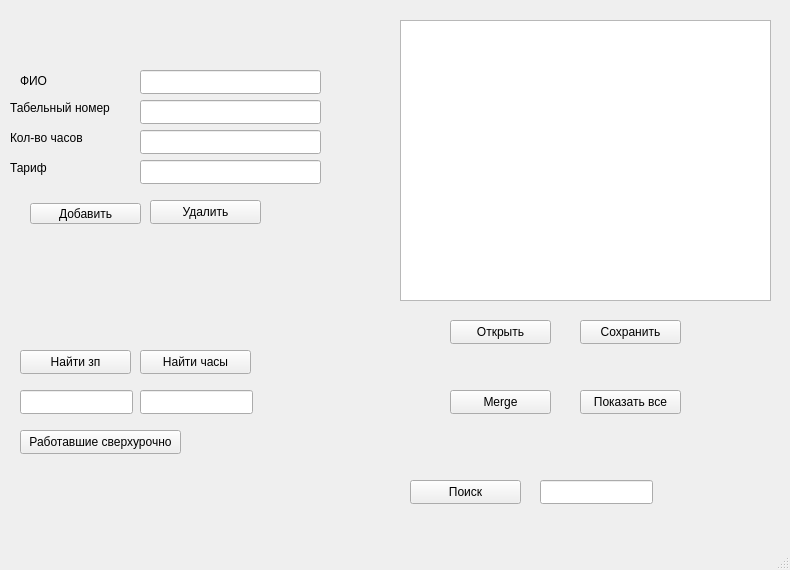
<?xml version="1.0" encoding="UTF-8"?>
<ui version="4.0">
 <class>MainWindow</class>
 <widget class="QMainWindow" name="MainWindow">
  <property name="geometry">
   <rect>
    <x>0</x>
    <y>0</y>
    <width>790</width>
    <height>570</height>
   </rect>
  </property>
  <property name="windowTitle">
   <string>MainWindow</string>
  </property>
  <widget class="QWidget" name="centralwidget">
   <widget class="QPushButton" name="pushButton_3">
    <property name="geometry">
     <rect>
      <x>450</x>
      <y>320</y>
      <width>101</width>
      <height>24</height>
     </rect>
    </property>
    <property name="text">
     <string>Открыть</string>
    </property>
   </widget>
   <widget class="QPushButton" name="pushButton_8">
    <property name="geometry">
     <rect>
      <x>140</x>
      <y>350</y>
      <width>111</width>
      <height>24</height>
     </rect>
    </property>
    <property name="text">
     <string>Найти часы</string>
    </property>
   </widget>
   <widget class="QLabel" name="label_7">
    <property name="geometry">
     <rect>
      <x>20</x>
      <y>70</y>
      <width>51</width>
      <height>21</height>
     </rect>
    </property>
    <property name="text">
     <string>ФИО</string>
    </property>
   </widget>
   <widget class="QLineEdit" name="lineEdit">
    <property name="geometry">
     <rect>
      <x>140</x>
      <y>100</y>
      <width>181</width>
      <height>24</height>
     </rect>
    </property>
   </widget>
   <widget class="QLineEdit" name="lineEdit_6">
    <property name="geometry">
     <rect>
      <x>140</x>
      <y>70</y>
      <width>181</width>
      <height>24</height>
     </rect>
    </property>
   </widget>
   <widget class="QListWidget" name="listWidget">
    <property name="geometry">
     <rect>
      <x>400</x>
      <y>20</y>
      <width>371</width>
      <height>281</height>
     </rect>
    </property>
    <property name="editTriggers">
     <set>QAbstractItemView::NoEditTriggers</set>
    </property>
   </widget>
   <widget class="QLabel" name="label_2">
    <property name="geometry">
     <rect>
      <x>10</x>
      <y>160</y>
      <width>81</width>
      <height>16</height>
     </rect>
    </property>
    <property name="text">
     <string>Тариф</string>
    </property>
   </widget>
   <widget class="QLineEdit" name="lineEdit_2">
    <property name="geometry">
     <rect>
      <x>140</x>
      <y>130</y>
      <width>181</width>
      <height>24</height>
     </rect>
    </property>
   </widget>
   <widget class="QLabel" name="label_4">
    <property name="geometry">
     <rect>
      <x>10</x>
      <y>130</y>
      <width>121</width>
      <height>16</height>
     </rect>
    </property>
    <property name="text">
     <string>Кол-во часов</string>
    </property>
   </widget>
   <widget class="QLineEdit" name="lineEdit_3">
    <property name="geometry">
     <rect>
      <x>140</x>
      <y>160</y>
      <width>181</width>
      <height>24</height>
     </rect>
    </property>
   </widget>
   <widget class="QLabel" name="label_3">
    <property name="geometry">
     <rect>
      <x>10</x>
      <y>100</y>
      <width>101</width>
      <height>16</height>
     </rect>
    </property>
    <property name="text">
     <string>Табельный номер</string>
    </property>
   </widget>
   <widget class="QLineEdit" name="lineEdit_9">
    <property name="geometry">
     <rect>
      <x>140</x>
      <y>390</y>
      <width>113</width>
      <height>24</height>
     </rect>
    </property>
   </widget>
   <widget class="QLineEdit" name="lineEdit_10">
    <property name="geometry">
     <rect>
      <x>20</x>
      <y>390</y>
      <width>113</width>
      <height>24</height>
     </rect>
    </property>
    <property name="text">
     <string/>
    </property>
   </widget>
   <widget class="QPushButton" name="pushButton_10">
    <property name="geometry">
     <rect>
      <x>20</x>
      <y>350</y>
      <width>111</width>
      <height>24</height>
     </rect>
    </property>
    <property name="text">
     <string>Найти зп</string>
    </property>
   </widget>
   <widget class="QPushButton" name="pushButton_11">
    <property name="geometry">
     <rect>
      <x>20</x>
      <y>430</y>
      <width>161</width>
      <height>24</height>
     </rect>
    </property>
    <property name="text">
     <string>Работавшие сверхурочно</string>
    </property>
   </widget>
   <widget class="QPushButton" name="pushButton_12">
    <property name="geometry">
     <rect>
      <x>30</x>
      <y>203</y>
      <width>111</width>
      <height>21</height>
     </rect>
    </property>
    <property name="text">
     <string>Добавить</string>
    </property>
   </widget>
   <widget class="QPushButton" name="pushButton_9">
    <property name="geometry">
     <rect>
      <x>150</x>
      <y>200</y>
      <width>111</width>
      <height>24</height>
     </rect>
    </property>
    <property name="text">
     <string>Удалить</string>
    </property>
   </widget>
   <widget class="QPushButton" name="pushButton_4">
    <property name="geometry">
     <rect>
      <x>580</x>
      <y>320</y>
      <width>101</width>
      <height>24</height>
     </rect>
    </property>
    <property name="text">
     <string>Сохранить</string>
    </property>
   </widget>
   <widget class="QPushButton" name="pushButton_5">
    <property name="geometry">
     <rect>
      <x>450</x>
      <y>390</y>
      <width>101</width>
      <height>24</height>
     </rect>
    </property>
    <property name="text">
     <string>Merge</string>
    </property>
   </widget>
   <widget class="QPushButton" name="pushButton_6">
    <property name="geometry">
     <rect>
      <x>580</x>
      <y>390</y>
      <width>101</width>
      <height>24</height>
     </rect>
    </property>
    <property name="text">
     <string>Показать все</string>
    </property>
   </widget>
   <widget class="QLineEdit" name="lineEdit_11">
    <property name="geometry">
     <rect>
      <x>540</x>
      <y>480</y>
      <width>113</width>
      <height>24</height>
     </rect>
    </property>
   </widget>
   <widget class="QPushButton" name="pushButton_13">
    <property name="geometry">
     <rect>
      <x>410</x>
      <y>480</y>
      <width>111</width>
      <height>24</height>
     </rect>
    </property>
    <property name="text">
     <string>Поиск</string>
    </property>
   </widget>
  </widget>
  <widget class="QMenuBar" name="menubar">
   <property name="geometry">
    <rect>
     <x>0</x>
     <y>0</y>
     <width>790</width>
     <height>21</height>
    </rect>
   </property>
  </widget>
  <widget class="QStatusBar" name="statusbar"/>
 </widget>
 <resources/>
 <connections/>
</ui>
